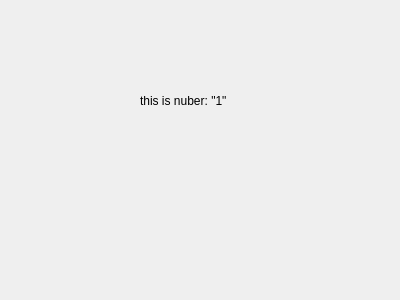
<?xml version="1.0" encoding="UTF-8"?>
<ui version="4.0">
 <class>Dialog</class>
 <widget class="QDialog" name="Dialog">
  <property name="geometry">
   <rect>
    <x>0</x>
    <y>0</y>
    <width>400</width>
    <height>300</height>
   </rect>
  </property>
  <property name="windowTitle">
   <string>Dialog</string>
  </property>
  <widget class="QLabel" name="label">
   <property name="geometry">
    <rect>
     <x>140</x>
     <y>90</y>
     <width>151</width>
     <height>21</height>
    </rect>
   </property>
   <property name="text">
    <string>this is nuber: &quot;1&quot;</string>
   </property>
  </widget>
 </widget>
 <resources/>
 <connections/>
</ui>
